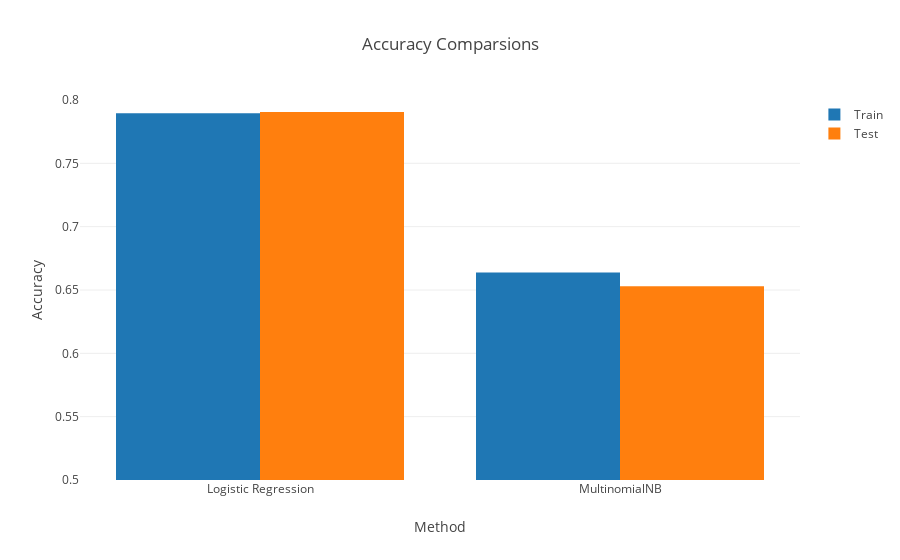

Notebook cell for this chart:
### Code cell
trace1 = go.Bar(
    x=['Logistic Regression', 'MultinomialNB'],
    y=[LRTrainAccuracy, MNTrainAccuracy],
    name='Train'
)
trace2 = go.Bar(
    x=['Logistic Regression', 'MultinomialNB'],
    y=[LRTestAccuracy, MNTestAccuracy],
    name='Test'
)

data = [trace1, trace2]
layout = go.Layout(
    title='Accuracy Comparsions',
    barmode='group',
    yaxis=dict(
        title='Accuracy',
        range=[0.5, 0.8]
    ),
    xaxis=dict(
        title='Method'
    )
)

fig = go.Figure(data=data, layout=layout)
iplot(fig)

### Figure 1 — Plotly figure (JSON) as saved in the notebook; plotly's stock layout.template omitted (floating-point values rounded to 4 significant figures)
{"data": [{"name": "Train", "type": "bar", "x": ["Logistic Regression", "MultinomialNB"], "y": [0.7896, 0.6639]}, {"name": "Test", "type": "bar", "x": ["Logistic Regression", "MultinomialNB"], "y": [0.7905, 0.653]}], "layout": {"barmode": "group", "title": "Accuracy Comparsions", "xaxis": {"title": "Method"}, "yaxis": {"range": [0.5, 0.8], "title": "Accuracy"}}}
